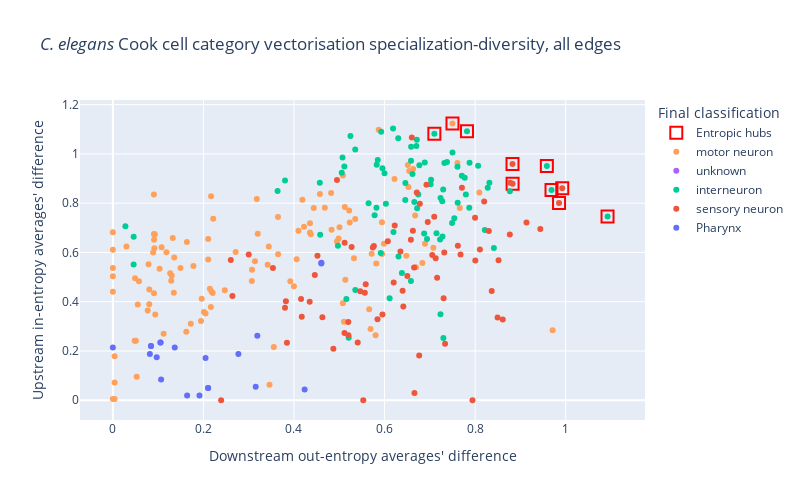

Source (notebook cell):
### Code cell
class_vis = 'Final classification'
fig = px.scatter(to_plot, x=f"out_diff_ds", y=f"in_diff_us", color=class_vis, 
                 hover_data=['Neuron'], labels={f'out_diff_ds':"Downstream out-entropy averages' difference", f'in_diff_us':" Upstream in-entropy averages' difference"},
                 title=f'<i>C. elegans</i> {class_string} vectorisation specialization-diversity, {edgetype} edges')

entropy_hubs = spec_div[f'out_diff_ds'] + spec_div[f'in_diff_us']
entropy_hubs = entropy_hubs.sort_values(ascending=False)
entropy_hubs = entropy_hubs.iloc[:10].index.values
ent_hub_df = to_plot[to_plot.Neuron.isin(entropy_hubs)].copy(True)

fig.add_trace(go.Scatter(
    x = ent_hub_df[f'out_diff_ds'],
    y = ent_hub_df[f'in_diff_us'],
    mode='markers',
    marker=dict(
        size=12,
        color='red',
        line=dict(width=2, color='red'),
        symbol= 'square-open' #117
    ),
    hovertext=ent_hub_df.Neuron,
    name='Entropic hubs'

))


fig.update_layout()

full_fig = fig.full_figure_for_development(warn=False)
xrange = full_fig.layout.xaxis.range
yrange = full_fig.layout.yaxis.range
fig.update_layout(xaxis_range=xrange, yaxis_range=yrange,
                      autosize=False,
                      width=800,
                      height=500,)

d = fig.data
fig.data = d[::-1]

fig.show()
if save_things:
    fig.write_html(f"../figures/distributions_vis/celegans_{class_name}_sd_distributions.html")

### Figure 1 — Plotly figure (JSON) as saved in the notebook; plotly's stock layout.template omitted (floating-point values rounded to 4 significant figures)
{"data": [{"hovertext": ["CEPVR", "BAGR", "URXR", "DVA", "RIGL", "RMGL", "RMGR", "PVNR", "PVR", "SMBDL"], "marker": {"color": "red", "line": {"color": "red", "width": 2}, "size": 12, "symbol": "square-open"}, "mode": "markers", "name": "Entropic hubs", "type": "scatter", "x": [0.9924, 0.8828, 0.9854, 0.8826, 0.7821, 0.9584, 0.9687, 0.71, 1.092, 0.75], "y": [0.8608, 0.8785, 0.8009, 0.9587, 1.092, 0.9507, 0.853, 1.082, 0.746, 1.123]}, {"customdata": [["IL1DL"], ["IL1DR"], ["IL1L"], ["IL1R"], ["IL1VL"], ["IL1VR"], ["SIADL"], ["SIADR"], ["SIAVL"], ["SIAVR"], ["SIBDL"], ["SIBDR"], ["SIBVL"], ["SIBVR"], ["RMDDL"], ["RMDDR"], ["RMDL"], ["RMDR"], ["RMDVL"], ["RMDVR"], ["RMED"], ["RMEL"], ["RMER"], ["RMEV"], ["RMFL"], ["RMFR"], ["RMHL"], ["RMHR"], ["RIVL"], ["RIVR"], ["SMBDL"], ["SMBDR"], ["SMBVL"], ["SMBVR"], ["SMDDL"], ["SMDDR"], ["SMDVL"], ["SMDVR"], ["URADL"], ["URADR"], ["URAVL"], ["URAVR"], ["DA01"], ["DA02"], ["DA03"], ["DA04"], ["DA05"], ["DA06"], ["DA07"], ["DA08"], ["DA09"], ["PDA"], ["DB01"], ["DB02"], ["DB03"], ["DB04"], ["DB05"], ["DB06"], ["DB07"], ["AS01"], ["AS02"], ["AS03"], ["AS04"], ["AS05"], ["AS06"], ["AS07"], ["AS08"], ["AS09"], ["AS10"], ["AS11"], ["PDB"], ["DD01"], ["DD02"], ["DD03"], ["DD04"], ["DD05"], ["DD06"], ["VA01"], ["VA02"], ["VA03"], ["VA04"], ["VA05"], ["VA06"], ["VA07"], ["VA08"], ["VA09"], ["VA10"], ["VA11"], ["VA12"], ["VB01"], ["VB02"], ["VB03"], ["VB04"], ["VB05"], ["VB06"], ["VB07"], ["VB08"], ["VB09"], ["VB10"], ["VB11"], ["VD01"], ["VD02"], ["VD03"], ["VD04"], ["VD05"], ["VD06"], ["VD07"], ["VD08"], ["VD09"], ["VD10"], ["VD11"], ["VD12"], ["VD13"], ["HSNL"], ["HSNR"], ["VC01"], ["VC02"], ["VC03"], ["VC04"], ["VC05"], ["VC06"]], "hovertemplate": "Final classification=motor neuron<br>Downstream out-entropy averages' difference=%{x}<br> Upstream in-entropy averages' difference=%{y}<br>Neuron=%{customdata[0]}<extra></extra>", "legendgroup": "motor neuron", "marker": {"color": "#FFA15A", "symbol": "circle"}, "mode": "markers", "name": "motor neuron", "orientation": "v", "showlegend": true, "type": "scatter", "x": [0.5325, 0.406, 0.5817, 0.6835, 0.5352, 0.4985, 0, 0, 0, 0, 0.07698, 0.5231, 0.622, 0.3649, 0.3199, 0.4353, 0.5122, 0.482, 0.4949, 0.6893, 0.6481, 0.3443, 0, 0.8093, 0.6676, 0.4681, 0.483, 0.3179, 0.5986, 0.5942, 0.75, 0.761, 0.587, 0.5081, 0.4372, 0.6545, 0.5219, 0.5006, 0.5103, 0.569, 0.5803, 0.3556, 0.2106, 0.2105, 0.1183, 0.1299, 0.05762, 0.09083, 0, 0.0927, 0.3418, 0.5661, 0.4099, 0.2473, 0.1494, 0.1076, 0.05079, 0.04819, 0.1947, 0.1779, 0.05498, 0.09369, 0.1121, 0.0805, 0.04904, 0.05267, 0.0039, 0.1622, 0.0039, 0.3069, 0.346, 0.2169, 0.09102, 0.1323, 0.1266, 0.2048, null, 0.1635, 0.2712, 0.1356, 0.2179, 0.08903, 0.07881, 0.1721, 0.3919, 0.5715, 0.0039, 0.3138, 0.4186, 0.6528, 0.4222, 0.08031, 0.1347, 0.1032, 0.2205, 0.2011, 0.2143, 0.1962, 0.5135, 0.129, 0.6514, 0.2216, 0.4436, 0.4573, 0.3647, 0.09073, 0.03005, 0.2165, 0.3999, 0.4352, 0.09064, 0.09163, 0.3073, 0.6631, 0.7662, 0.508, 0.5945, 0.7078, 0.6693, 0.9712, null], "xaxis": "x", "y": [0.5766, 0.5724, 0.555, 0.5576, 0.7358, 0.6571, 0.537, 0.4405, 0.6105, 0.6816, 0.3644, 0.722, 0.8977, 0.5925, 0.6762, 0.7181, 0.7848, 0.8411, 0.6445, 0.6357, 0.5864, 0.6244, 0.5034, 0.843, 0.7501, 0.7819, 0.692, 0.817, 0.6356, 0.7229, 1.123, 0.9635, 1.098, 0.9122, 0.6741, 0.9305, 0.7707, 0.7018, 0.3182, 0.2892, 0.264, 0.2158, 0.5711, 0.655, 0.6011, 0.506, 0.483, 0.4344, 0.004808, 0.6743, 0.5501, 0.3694, 0.6884, 0.4466, 0.5372, 0.6212, 0.2419, 0.2419, 0.3221, 0.5454, 0.3889, 0.3477, 0.2694, 0.4497, 0.4951, 0.09565, 0.004808, 0.2784, 0.1788, 0.4839, 0.0627, 0.8281, 0.652, 0.6587, 0.5156, 0.3524, 0.6563, 0.6427, 0.6022, 0.5793, 0.4419, 0.5994, 0.5525, 0.3105, 0.4829, 0.5947, 0.07222, 0.5638, 0.8143, 0.866, 0.704, 0.3897, 0.4359, 0.5337, 0.4358, 0.3577, 0.4522, 0.4123, 0.4896, 0.4849, 0.9547, 0.7369, 0.7807, 0.8369, 0.7439, 0.675, 0.6239, 0.379, 0.4632, 0.6807, 0.8348, 0.6168, 0.5296, 0.9382, 0.7806, 0.3936, 0.5936, 0.6195, 0.5403, 0.2839, null], "yaxis": "y"}, {"customdata": [["CANL"], ["CANR"]], "hovertemplate": "Final classification=unknown<br>Downstream out-entropy averages' difference=%{x}<br> Upstream in-entropy averages' difference=%{y}<br>Neuron=%{customdata[0]}<extra></extra>", "legendgroup": "unknown", "marker": {"color": "#ab63fa", "symbol": "circle"}, "mode": "markers", "name": "unknown", "orientation": "v", "showlegend": true, "type": "scatter", "x": [null, null], "xaxis": "x", "y": [null, null], "yaxis": "y"}, {"customdata": [["AUAL"], ["AUAR"], ["AIAL"], ["AIAR"], ["AIBL"], ["AIBR"], ["AIYL"], ["AIYR"], ["AIZL"], ["AIZR"], ["ADAL"], ["ADAR"], ["AIML"], ["AIMR"], ["AINL"], ["AINR"], ["ALA"], ["BDUL"], ["BDUR"], ["RIPL"], ["RIPR"], ["RIAL"], ["RIAR"], ["RIBL"], ["RIBR"], ["RICL"], ["RICR"], ["RIFL"], ["RIFR"], ["RIGL"], ["RIGR"], ["RIH"], ["RIR"], ["RIS"], ["RMGL"], ["RMGR"], ["AVFL"], ["AVFR"], ["AVG"], ["AVHL"], ["AVHR"], ["AVJL"], ["AVJR"], ["AVKL"], ["AVKR"], ["AVL"], ["DVB"], ["DVC"], ["PVNL"], ["PVNR"], ["PVPL"], ["PVPR"], ["PVQL"], ["PVQR"], ["PVR"], ["PVT"], ["PVWL"], ["PVWR"], ["RID"], ["PVCL"], ["PVCR"], ["AVAL"], ["AVAR"], ["AVBL"], ["AVBR"], ["AVDL"], ["AVDR"], ["AVEL"], ["AVER"], ["LUAL"], ["LUAR"], ["SAADL"], ["SAADR"], ["SAAVL"], ["SAAVR"], ["SABD"], ["SABVL"], ["SABVR"], ["RIML"], ["RIMR"]], "hovertemplate": "Final classification=interneuron<br>Downstream out-entropy averages' difference=%{x}<br> Upstream in-entropy averages' difference=%{y}<br>Neuron=%{customdata[0]}<extra></extra>", "legendgroup": "interneuron", "marker": {"color": "#00cc96", "symbol": "circle"}, "mode": "markers", "name": "interneuron", "orientation": "v", "showlegend": true, "type": "scatter", "x": [0.8315, 0.8768, 0.5916, 0.5157, 0.7379, 0.761, 0.7147, 0.6308, 0.8278, 0.7492, 0.7237, 0.7274, 0.8415, 0.73, 0.6113, 0.7235, 0.4971, 0.8215, 0.7541, 0.6702, 0.6713, 0.5353, 0.6888, 0.7321, 0.7771, 0.6458, 0.585, 0.5827, 0.7281, 0.7821, 0.646, 0.6875, 0.7708, 0.5821, 0.9584, 0.9687, 0.7295, 0.7871, 0.7226, 0.8066, 0.7027, 0.5647, 0.3802, 0.7615, 0.6938, 0.75, 0.6582, 0.6769, 0.672, 0.71, 0.7018, 0.7877, 0.6197, 0.7796, 1.092, 0.5926, 0.5354, 0.5208, 0.3637, 0.5113, 0.6584, 0.6302, 0.6586, 0.6189, 0.5247, 0.4571, 0.5054, 0.5953, 0.5072, 0.6383, 0.4579, 0.603, 0.6745, 0.6658, 0.578, 0.0277, 0.04597, 0.0459, 0.5999, 0.6617], "xaxis": "x", "y": [0.8832, 0.8483, 0.5975, 0.4114, 0.9675, 0.9481, 0.6783, 0.5831, 0.8625, 0.7196, 0.8215, 0.8075, 0.6183, 0.2531, 0.4138, 0.3489, 0.6276, 0.6915, 0.7388, 1.032, 1.058, 1.018, 0.9649, 0.9636, 0.9034, 0.8128, 0.9751, 0.9556, 0.6652, 1.092, 0.8822, 0.6765, 0.9116, 0.7819, 0.9507, 0.853, 0.8559, 0.7813, 0.6528, 0.9521, 0.8956, 0.8001, 0.8924, 0.8022, 0.655, 1.006, 0.4845, 0.9536, 0.7798, 1.082, 0.877, 0.9636, 0.6829, 0.835, 0.746, 1.09, 0.4473, 0.2537, 0.8498, 0.9493, 0.9725, 1.063, 1.029, 1.103, 1.072, 0.8833, 0.9237, 0.9421, 0.9857, 0.5161, 0.6717, 0.7976, 0.8352, 0.8049, 0.7506, 0.7066, 0.6635, 0.5514, 0.9219, 0.918], "yaxis": "y"}, {"customdata": [["ADFL"], ["ADFR"], ["ADLL"], ["ADLR"], ["ASEL"], ["ASER"], ["ASGL"], ["ASGR"], ["ASHL"], ["ASHR"], ["ASIL"], ["ASIR"], ["ASJL"], ["ASJR"], ["ASKL"], ["ASKR"], ["AWAL"], ["AWAR"], ["AWBL"], ["AWBR"], ["AWCL"], ["AWCR"], ["AFDL"], ["AFDR"], ["IL2DL"], ["IL2DR"], ["IL2L"], ["IL2R"], ["IL2VL"], ["IL2VR"], ["OLQDL"], ["OLQDR"], ["OLQVL"], ["OLQVR"], ["OLLL"], ["OLLR"], ["CEPDL"], ["CEPDR"], ["CEPVL"], ["CEPVR"], ["ALML"], ["ALMR"], ["AVM"], ["PVM"], ["PLML"], ["PLMR"], ["ALNL"], ["ALNR"], ["PLNL"], ["PLNR"], ["FLPL"], ["FLPR"], ["PVDL"], ["PVDR"], ["BAGL"], ["BAGR"], ["URXL"], ["URXR"], ["URYDL"], ["URYDR"], ["URYVL"], ["URYVR"], ["AQR"], ["PQR"], ["ADEL"], ["ADER"], ["PDEL"], ["PDER"], ["PHAL"], ["PHAR"], ["PHBL"], ["PHBR"], ["PHCL"], ["PHCR"], ["SDQL"], ["SDQR"], ["URBL"], ["URBR"], ["DVA"]], "hovertemplate": "Final classification=sensory neuron<br>Downstream out-entropy averages' difference=%{x}<br> Upstream in-entropy averages' difference=%{y}<br>Neuron=%{customdata[0]}<extra></extra>", "legendgroup": "sensory neuron", "marker": {"color": "#EF553B", "symbol": "circle"}, "mode": "markers", "name": "sensory neuron", "orientation": "v", "showlegend": true, "type": "scatter", "x": [0.7336, 0.6712, 0.8774, 0.6954, 0.5954, 0.4518, 0.52, 0.5273, 0.8766, 0.7619, 0.4869, 0.3845, 0.3001, 0.2605, 0.6072, 0.6653, 0.4172, 0.5845, 0.7319, 0.8302, 0.8496, 0.3821, 0.4347, 0.4156, 0.8698, 0.7385, 0.6503, 0.5584, 0.7942, 0.6765, 0.5765, 0.6225, 0.7708, 0.8005, 0.5741, 0.6603, 0.8106, 0.7999, 0.944, 0.9924, 0.6926, 0.861, 0.6399, 0.4627, 0.6414, 0.6202, 0.3535, 0.5116, 0.553, 0.3924, 0.5118, 0.3802, 0.2391, 0.3153, 0.7054, 0.8828, 0.6779, 0.9854, 0.6351, 0.6626, 0.7678, 0.8518, 0.7129, 0.446, 0.9134, 0.6582, 0.5564, 0.4949, 0.6661, 0.7305, 0.264, 0.5202, 0.5464, 0.5407, 0.7097, 0.7161, 0.82, 0.8367, 0.8826], "xaxis": "x", "y": [0.2294, 0.8429, 0.8828, 0.7238, 0.3479, 0.5864, 0.3173, 0.6224, 0.6725, 0.6274, 0.2086, 0.2331, 0.5913, 0.5694, 0.6449, 0.5386, 0.3388, 0.3293, 0.5998, 0.687, 0.3357, 0.4022, 0.4002, 0.4109, null, null, 0.5044, 0.4707, 0, 0.1818, 0.6259, 0.7089, 0.8627, 0.567, 0.6201, 1.067, 0.6117, 0.7412, 0.6954, 0.8608, 0.875, 0.3281, 0.4445, 0.3368, 0.3807, 0.4783, 0.5373, 0.2735, 0, null, 0.6397, 0.3755, 0, null, 0.5892, 0.8785, 0.7975, 0.8009, 0.6035, 0.6885, 0.5917, 0.5679, 0.5767, 0.5083, 0.7221, 0.6519, 0.4365, 0.8941, 0.02926, 0.4141, 0.4228, 0.2643, 0.442, 0.2345, 0.7449, 0.4969, 0.8067, 0.4439, 0.9587], "yaxis": "y"}, {"customdata": [["I1L"], ["I1R"], ["I2L"], ["I2R"], ["I3"], ["I4"], ["I5"], ["I6"], ["M1"], ["M2L"], ["M2R"], ["M3L"], ["M3R"], ["M4"], ["M5"], ["MCL"], ["MCR"], ["MI"], ["NSML"], ["NSMR"]], "hovertemplate": "Final classification=Pharynx<br>Downstream out-entropy averages' difference=%{x}<br> Upstream in-entropy averages' difference=%{y}<br>Neuron=%{customdata[0]}<extra></extra>", "legendgroup": "Pharynx", "marker": {"color": "#636efa", "symbol": "circle"}, "mode": "markers", "name": "Pharynx", "orientation": "v", "showlegend": true, "type": "scatter", "x": [0.4605, 0.4604, 0.2103, 0.2103, 0.3155, 0.4235, 0.2772, 0.3191, 0.1066, 0.08174, 0.09686, 0.1052, 0.1052, 0.1913, 0.164, 0.08422, 0.08422, 0.2047, 0, 0.1367], "xaxis": "x", "y": [0.5577, 0.555, 0.04983, 0.04983, 0.0543, 0.0434, 0.1873, 0.2614, 0.08398, 0.1881, 0.1744, 0.2343, 0.2343, 0.01886, 0.01886, 0.2204, 0.2204, 0.1715, 0.2141, 0.2141], "yaxis": "y"}], "layout": {"autosize": false, "height": 500, "legend": {"title": {"text": "Final classification"}, "tracegroupgap": 0}, "title": {"text": "<i>C. elegans</i> Cook cell category vectorisation specialization-diversity, all edges"}, "width": 800, "xaxis": {"anchor": "y", "domain": [0, 1], "range": [-0.07256, 1.175], "title": {"text": "Downstream out-entropy averages' difference"}}, "yaxis": {"anchor": "x", "domain": [0, 1], "range": [-0.08017, 1.219], "title": {"text": " Upstream in-entropy averages' difference"}}}}
